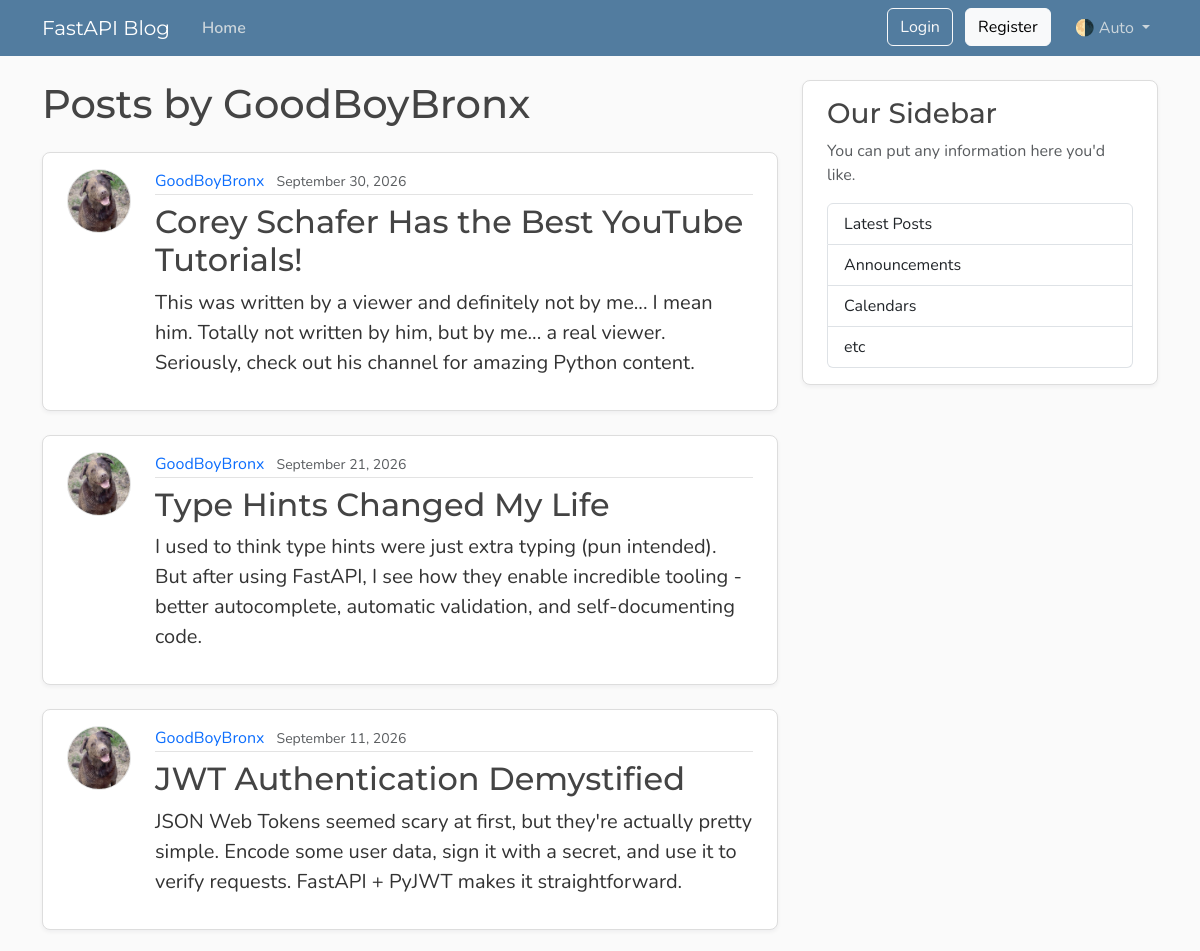
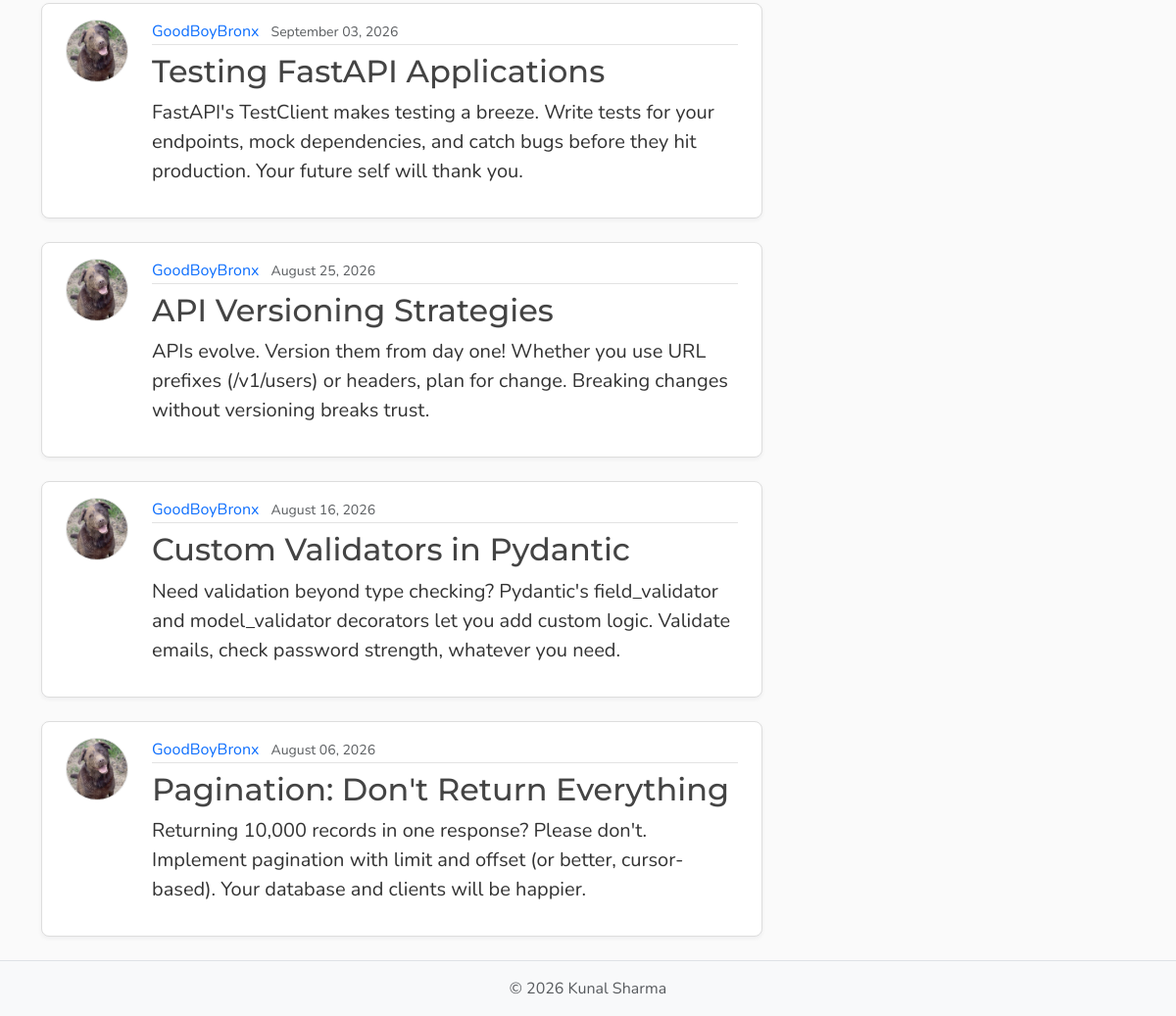
Page /users/6/posts on the committed database (2 pictures, top to bottom).
### model.py (models this page shows, shortened)
class User(Base):
    __tablename__ = "users"
    id : Mapped[int] = mapped_column(Integer , primary_key=True , index=True)
    username : Mapped[str] = mapped_column(String(50) , unique=True ,nullable=False)
    email : Mapped[str] = mapped_column(String , unique=True , nullable=False)
    password_hash: Mapped[str] = mapped_column(String(200), nullable=False)
    image_file: Mapped[str | None]= mapped_column(
        String(200),
        nullable=True,
        default=None,
    )
    posts:Mapped[list[Post]] =  relationship(
                                back_populates="author",
                                cascade="all ,delete-orphan"
                                )
    reset_tokens: Mapped[list[PasswordResetToken]] = relationship(
    back_populates="user",
    cascade="all, delete-orphan",)

class Post(Base):
    __tablename__ = "posts"
    id: Mapped[int] = mapped_column(Integer, primary_key=True , index = True)
    title : Mapped[str] = mapped_column(String , nullable=False)
    content: Mapped[str] = mapped_column(TEXT , nullable=False)
    user_id: Mapped[int] = mapped_column(
        ForeignKey("users.id"),
        index=True,
        nullable=False )
    date_posted : Mapped[datetime] = mapped_column(
    DATETIME(timezone = True),
    default= lambda :datetime.now(UTC),
    )
    author : Mapped[User] = relationship(back_populates="posts")

### main.py (the view)
@app.get("/users/{user_id}/posts", name="user_posts")
async def user_post_page(request: Request, user_id: int, db: Annotated[AsyncSession, Depends(get_db)]):
    result = await db.execute(select(model.User).where(model.User.id == user_id))
    user = result.scalars().first()
    if not user:
        raise HTTPException(
            status_code=status.HTTP_404_NOT_FOUND,
            detail="User not found",
        )
    count_result = await db.execute(
        select(func.count())
        .select_from(model.Post)
        .where(model.Post.user_id == user_id)
    )
    total = count_result.scalar() or 0
    result = await db.execute(
        select(model.Post)
        .options(selectinload(model.Post.author))
        .where(model.Post.user_id == user_id)
        .order_by(model.Post.date_posted.desc())
        .limit(settings.posts_per_page)
    )
    posts = result.scalars().all()
    has_more = len(posts) < total
    return templates.TemplateResponse(
        request,
        "user_post.html",
        {
            "posts": posts,
            "user": user,
            "title": f"{user.username}'s posts",
            "limit": settings.posts_per_page,
            "has_more": has_more,
        },
    )

### templates/user_post.html (shortened to what this page needs)
{% extends "layout.html" %}
{% block content %}
    <h1 class="mb-4">Posts by {{ user.username }}</h1>
    <div id="postsContainer">
        {% for post in posts %}
            <article class="content-section py-3 px-4 mb-4">
                <div class="d-flex align-items-start gap-4">
                    <img class="rounded-circle article-img flex-shrink-0"
                         src="{{ post.author.image_path }}"
                         alt="{{ post.author.username }}'s profile picture"
                         width="64"
                         height="64"
                         loading="lazy">
                    <div class="flex-grow-1">
                        <div class="article-metadata mb-2">
                            <a class="me-2"
                               href="{{ url_for('user_posts', user_id=post.author.id) }}">{{ post.author.username }}</a>
                            <small class="text-body-secondary">{{ post.date_posted.strftime("%B %d, %Y") }}</small>
                        </div>
                        <h2>
                            <a class="article-title"
                               href="{{ url_for('post_page', post_id=post.id) }}">{{ post.title }}</a>
                        </h2>
                        <p class="article-content">{{ post.content }}</p>
                    </div>
                </div>
            </article>
        {% else %}
            <p class="text-body-secondary">No posts by this user yet.</p>
        {% endfor %}
    </div>
{% endblock content %}

### static/css/main.css (style rules this page uses)
:root { --font-heading: "Montserrat", system-ui, -apple-system, BlinkMacSystemFont, sans-serif; --font-body: "Nunito", system-ui, -apple-system, BlinkMacSystemFont, sans-serif; --color-bg-body: #fafafa; --color-bg-content: #ffffff; --color-text-primary: #333333; --color-text-heading: #444444; --color-steel: #527c9f; --color-nav-link: #cbd5db; --color-nav-link-hover: #ffffff; --color-link-hover: #428bca; --color-border: #dddddd; --color-border-light: #e3e3e3; --spacing-xl: 5rem; --article-img-size: 4rem; --account-img-size: 7.813rem; }
body { font-family: var(--font-body); background: var(--color-bg-body); color: var(--color-text-primary); }
h1, h2, h3, h4, h5, h6 { font-family: var(--font-heading); color: var(--color-text-heading); }
a { text-decoration: none; }
.content-section { background: var(--color-bg-content); border: 1px solid var(--color-border); border-radius: 0.5rem; box-shadow: 0 2px 4px rgba(15, 23, 42, 0.05); transition: box-shadow 0.15s ease, transform 0.15s ease, border-color 0.15s ease; }
.article-title { color: var(--color-text-heading); transition: color 0.2s ease-in-out; }
.article-content { white-space: pre-line; font-size: 1.25rem; }
.article-img { height: var(--article-img-size); width: var(--article-img-size); flex-shrink: 0; object-fit: cover; border: 1px solid var(--color-border-light); box-shadow: 0 0 0 2px var(--color-bg-content); }
.article-metadata { padding-bottom: 0.063rem; border-bottom: 1px solid var(--color-border-light); }
.article-metadata a { transition: color 0.2s ease-in-out; }

### rows in the picture
User: username "GoodBoyBronx"
Post: author.image_path (picture), author.username "GoodBoyBronx", date_posted "September 30, 2026", title "Corey Schafer Has the Best YouTube Tutorials!", content "This was written by a viewer and definitely not by me... I mean him. Totally not written by him, but by me... a real viewer. Seriously, check out his channel for amazing Python content."
Post: author.image_path (picture), author.username "GoodBoyBronx", date_posted "September 21, 2026", title "Type Hints Changed My Life", content "I used to think type hints were just extra typing (pun intended). But after using FastAPI, I see how they enable incredible tooling - better autocomplete, automatic validation, and self-documenting code."
Post: author.image_path (picture), author.username "GoodBoyBronx", date_posted "September 11, 2026", title "JWT Authentication Demystified", content "JSON Web Tokens seemed scary at first, but they're actually pretty simple. Encode some user data, sign it with a secret, and use it to verify requests. FastAPI + PyJWT makes it straightforward."
Post: author.image_path (picture), author.username "GoodBoyBronx", date_posted "September 03, 2026", title "Testing FastAPI Applications", content "FastAPI's TestClient makes testing a breeze. Write tests for your endpoints, mock dependencies, and catch bugs before they hit production. Your future self will thank you."
Post: author.image_path (picture), author.username "GoodBoyBronx", date_posted "August 25, 2026", title "API Versioning Strategies", content "APIs evolve. Version them from day one! Whether you use URL prefixes (/v1/users) or headers, plan for change. Breaking changes without versioning breaks trust."
Post: author.image_path (picture), author.username "GoodBoyBronx", date_posted "August 16, 2026", title "Custom Validators in Pydantic", content "Need validation beyond type checking? Pydantic's field_validator and model_validator decorators let you add custom logic. Validate emails, check password strength, whatever you need."
Post: author.image_path (picture), author.username "GoodBoyBronx", date_posted "August 06, 2026", title "Pagination: Don't Return Everything", content "Returning 10,000 records in one response? Please don't. Implement pagination with limit and offset (or better, cursor-based). Your database and clients will be happier."
